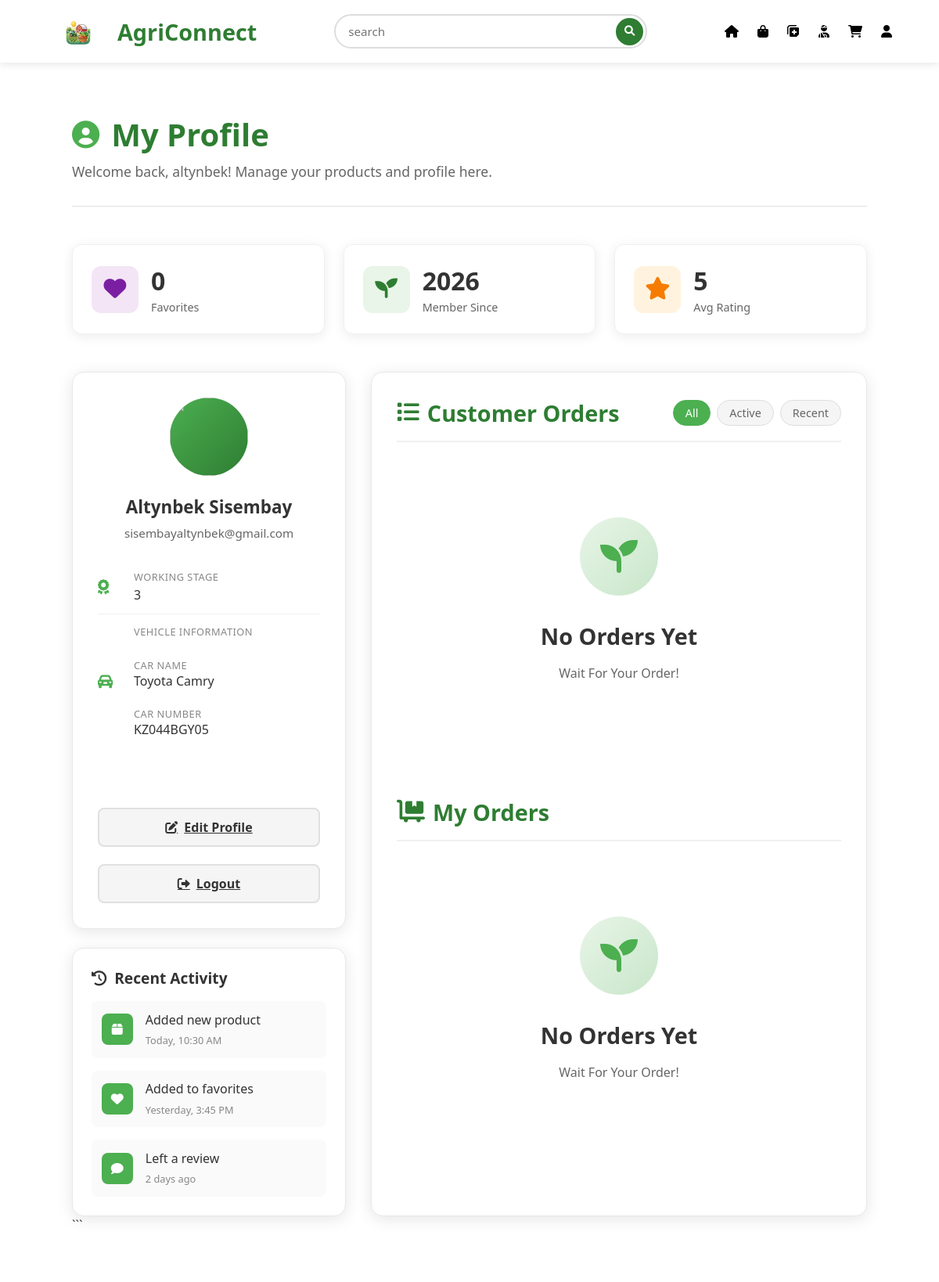
Page /profile/ (signed in, upper part) on the earlier database version.
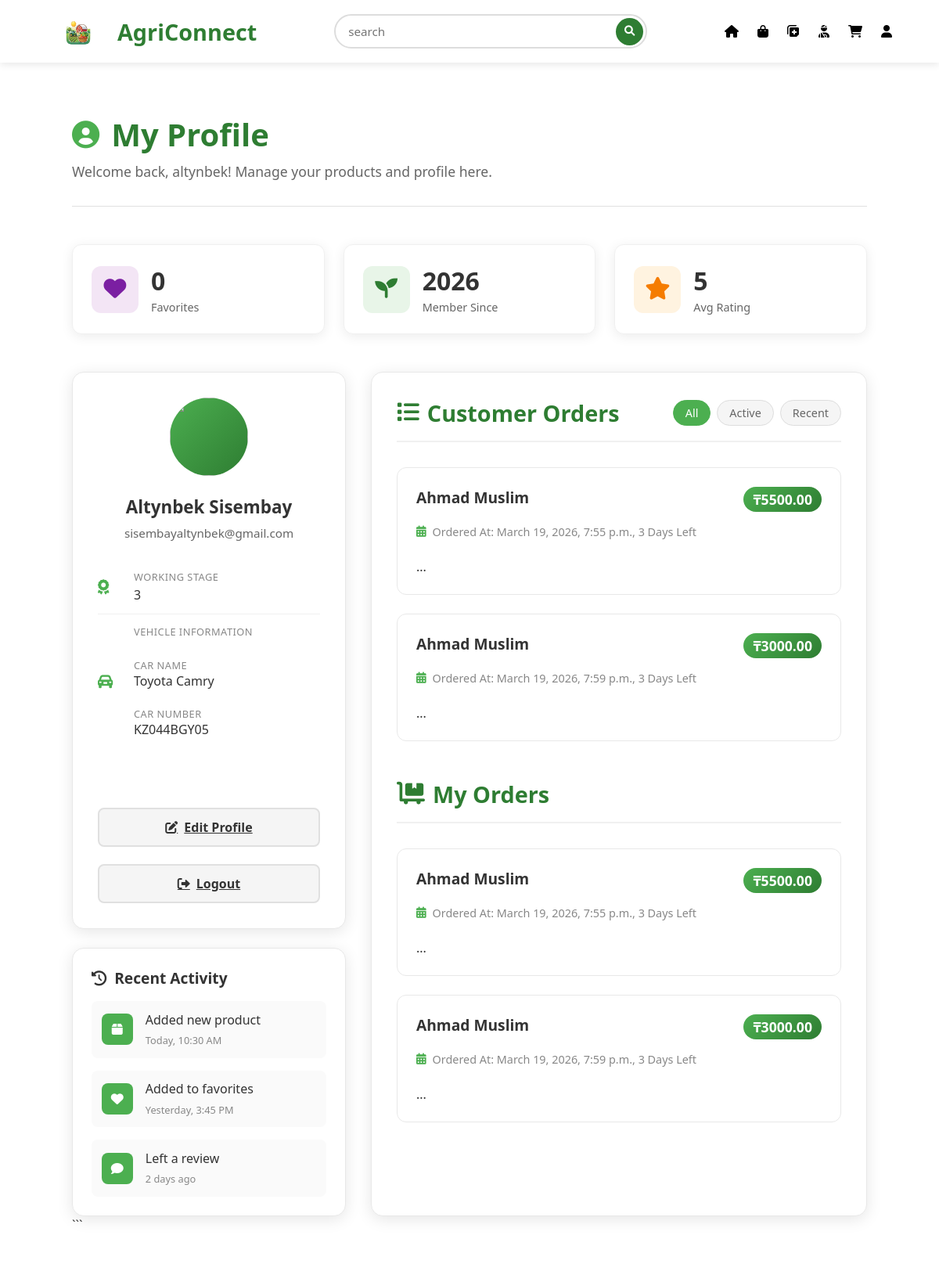
Same page on the later database version.
### farmer_app/models.py (models this page shows, shortened)
class Order(models.Model):
    buyer = models.ForeignKey(Buyer, on_delete=models.CASCADE)
    delivery = models.ForeignKey(Deliveries, on_delete=models.SET_NULL, null=True)
    total_price = models.DecimalField(max_digits=10, decimal_places=2)
    created_at = models.DateTimeField(auto_now_add=True)

class Deliveries(models.Model):
    buyer = models.OneToOneField(Buyer, on_delete=models.CASCADE)
    vehicle = models.OneToOneField(CarDetails, on_delete=models.CASCADE)
    fullname = models.CharField(max_length=255)
    image = models.ImageField(upload_to="delivery_images/", blank=True, null=True)
    STATUS_CHOICES = [
        (1, 'Beginner'),
        (2, 'Intermediate'),
        (3, 'Professional'),
    ]
    working_stage = models.IntegerField(choices=STATUS_CHOICES)
    recommendation = models.TextField()

### farmer_app/views.py (the view, shortened to what this page needs)
# urls.py: path('profile/', views.profile, name='profile'),
@login_required
def profile(request):
    buyer = getattr(request.user, "buyer", None)
    farmer = getattr(buyer, "farmer", None)
    delivery = getattr(buyer, "deliveries", None)
    products = Products.objects.filter(farmer=farmer) if farmer else []
    orders = Order.objects.filter(delivery=delivery) if delivery else []
    my_orders = Order.objects.filter(delivery=delivery) if delivery else []
    return render(request, "profile.html", {
        "buyer": buyer,
        "farmer": farmer,
        "delivery": delivery,
        "products": products,
        "orders": orders,
        "my_orders":my_orders,
    })

### farmer_app/templates/profile.html (shortened to what the changed rows need)
{% extends 'base.html' %}
{% load static %}
{% block content %}
<link rel="stylesheet" href="{% static 'css/profile.css' %}">
<div class="profile-container">
    <div class="profile-header">
        <div class="header-content">
            <h1><i class="fas fa-user-circle"></i> My Profile</h1>
        </div>
    </div>
<div class="profile-content">
    <div class="profile-main">
        <div class="section-header">
            {% if farmer %}
                <h2><i class="fas fa-tractor"></i> My Products</h2>
            {% else %}
                <h2><i class="fas fa-list"></i> Customer Orders</h2>
            {% endif %}
        </div>
        {% if farmer %}
            {% if products %}
                <div class="products-grid">
                    {% for product in products %}
                    <div class="product-card">
                        <div class="product-image">
                            {% if product.image %}
                                <img src="{{ product.image.url }}" alt="{{ product.name }}">
                            {% else %}
                                <div class="no-image">
                                    <i class="fas fa-seedling"></i>
                                </div>
                            {% endif %}
                            <div class="product-badge">{{ product.category.name }}</div>
                        </div>
                        <div class="product-content">
                            <div class="product-header">
                                <h3>{{ product.name }}</h3>
                                <span class="product-price">₸{{ product.price }}</span>
                            </div>
                            {% if product.excerpt %}
                            <p class="product-excerpt">{{ product.excerpt }}</p>
                            {% endif %}
                            {% if product.harvest_date %}
                            <div class="product-meta">
                                <i class="fas fa-calendar-alt"></i>
                                <span>Harvested {{ product.harvest_date|date:"M d, Y" }}</span>
                            </div>
                            {% endif %}
                            <div class="product-actions">
                                <a href="{% url 'product-details' product.slug %}" class="view-btn">
                                    <i class="fas fa-eye"></i>
                                </a>
                                <a href="{% url 'update-page' product.id %}" class="view-btn">
                                    <i class="fas fa-edit"></i>
                                </a>
                                <form action="{% url 'delete_product' product.id %}" method="POST" class="delete-form">
                                    {% csrf_token %}
                                    <button type="submit" class="delete-btn" onclick="return confirm('Are you sure you want to delete this product?')">
                                        <i class="fas fa-trash"></i>
                                    </button>
                                </form>
                            </div>
                        </div>
                    </div>
                    {% endfor %}
                </div>
            {% else %}
                <div class="empty-state">
                    <div class="empty-icon">
                        <i class="fas fa-seedling"></i>
                    </div>
                    <h3>No Products Yet</h3>
                    <p>You haven't published any products yet. Start by adding your first product!</p>
                </div>
            {% endif %}
        {% else %}
            {% if orders %}
                <div class="products-grid">
                    {% for product in orders %}
                    <div class="product-card">
                        <div class="product-content">
                            <div class="product-header">
                                <h3>{{ product.delivery.fullname }}</h3>
                                <span class="product-price">₸{{ product.total_price }}</span>
                            </div>
                            {% if product.created_at %}
                            <div class="product-meta">
                                <i class="fas fa-calendar-alt"></i>
                                <span>Ordered At: {{ product.created_at }}, 3 Days Left</span>
                            </div>
                            {% endif %}
                            <div class="product-actions">
                                ...
                            </div>
                        </div>
                    </div>
                    {% endfor %}
                </div>
            {% else %}
                <div class="empty-state">
                    <div class="empty-icon">
                        <i class="fas fa-seedling"></i>
                    </div>
                    <h3>No Orders Yet</h3>
                    <p>Wait For Your Order!</p>
                </div>
            {% endif %}
        {% endif %}
        <div class="section-header" style="margin-top: 3rem;">
            <h2><i class="fas fa-cart-flatbed "></i> My Orders</h2>
        </div>
            {% if orders %}
                <div class="products-grid">
                    {% for product in orders %}
                    <div class="product-card">
                        <div class="product-content">
                            <div class="product-header">
                                <h3>{{ product.delivery.fullname }}</h3>
                                <span class="product-price">₸{{ product.total_price }}</span>
                            </div>
                            {% if product.created_at %}
                            <div class="product-meta">
                                <i class="fas fa-calendar-alt"></i>
                                <span>Ordered At: {{ product.created_at }}, 3 Days Left</span>
                            </div>
                            {% endif %}
                            <div class="product-actions">
                                ...
                            </div>
                        </div>
                    </div>
                    {% endfor %}
                </div>
            {% else %}
                <div class="empty-state">
                    <div class="empty-icon">
                        <i class="fas fa-seedling"></i>
                    </div>
                    <h3>No Orders Yet</h3>
                    <p>Wait For Your Order!</p>
                </div>
            {% endif %}
    </div>
</div>
</div>
{% endblock %}

Differences in the rows shown:
added Order: delivery.fullname "Ahmad Muslim", total_price "5500.00", created_at "March 19, 2026, 7:55 p.m."
added Order: delivery.fullname "Ahmad Muslim", total_price "3000.00", created_at "March 19, 2026, 7:59 p.m."
Other differences:
text no longer shown: "No Orders Yet Wait For Your Order! No Orders Yet Wait For Your Order!"
